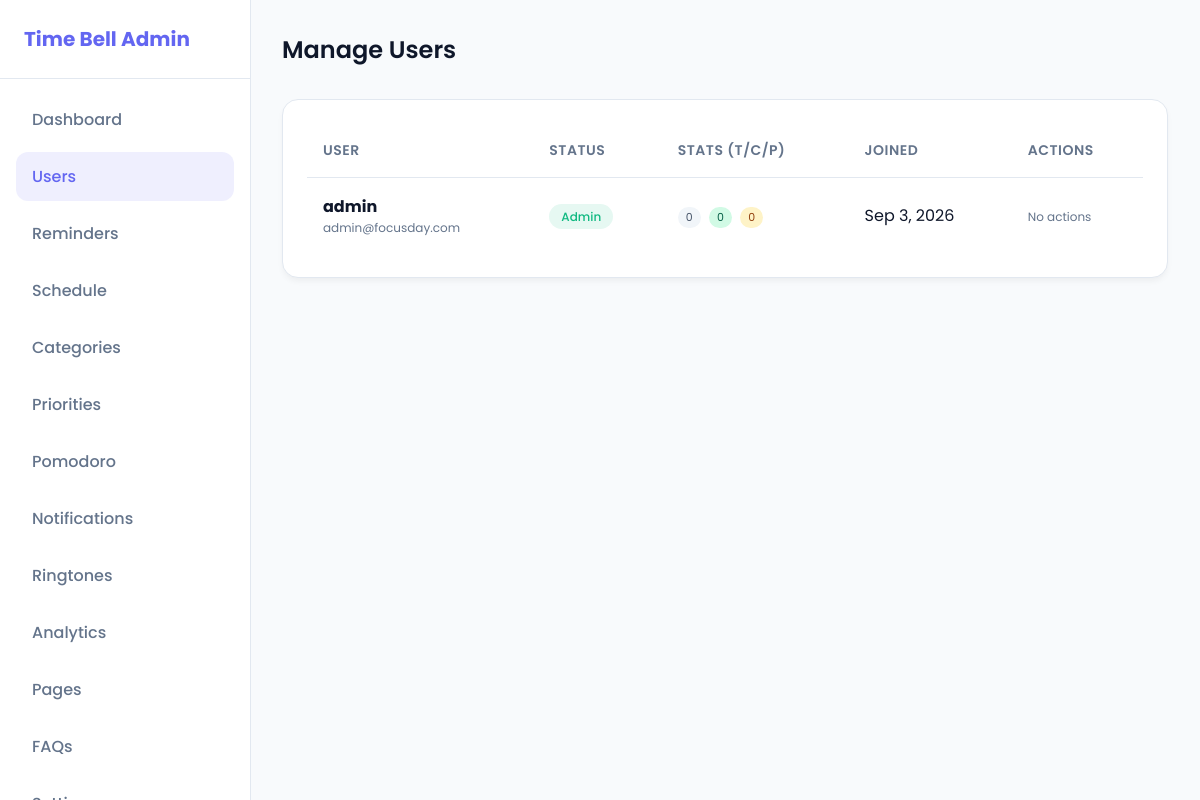
Before: /admin/users.php (signed in) with the older database file.
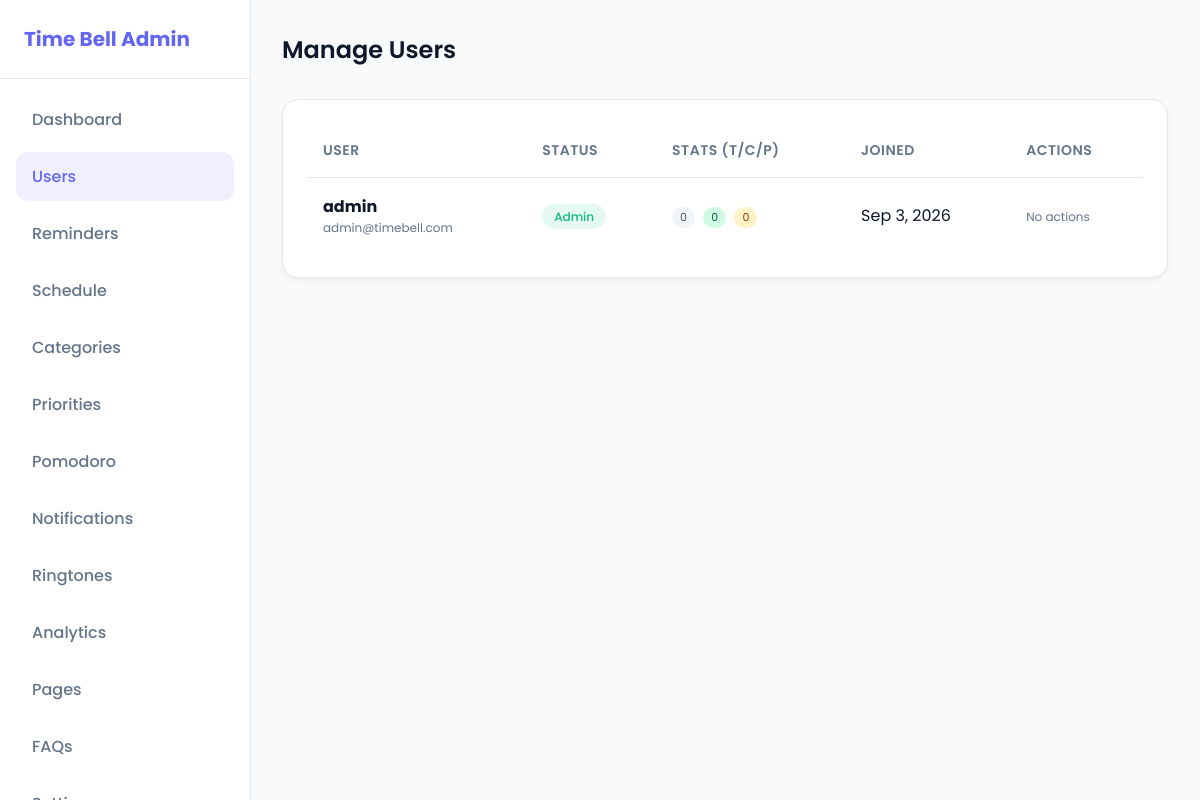
After: the same page with the newer database file.
### tables this page shows
CREATE TABLE IF NOT EXISTS users (
    id INT AUTO_INCREMENT PRIMARY KEY,
    username VARCHAR(50) NOT NULL UNIQUE,
    email VARCHAR(100) NOT NULL UNIQUE,
    password_hash VARCHAR(255) NOT NULL,
    created_at TIMESTAMP DEFAULT CURRENT_TIMESTAMP
);

### admin/users.php (the view, shortened to what this page needs)
<?php
require_once '../api/db.php';
$users = $pdo->query("
    SELECT u.*,
           (SELECT COUNT(*) FROM reminders r WHERE r.user_id = u.id) as total_reminders,
           (SELECT COUNT(*) FROM reminders r WHERE r.user_id = u.id AND r.is_completed = 1) as completed_reminders,
           (SELECT COUNT(*) FROM reminders r WHERE r.user_id = u.id AND r.is_completed = 0 AND r.scheduled_at >= NOW()) as pending_reminders
    FROM users u
    ORDER BY u.created_at DESC
")->fetchAll();
?>
<!DOCTYPE html>
<html lang="en">
<head>
    <link rel="stylesheet" href="style.css">
</head>
<body>
    <div class="sidebar">
        <div class="sidebar-header">Time Bell Admin</div>
        <div class="sidebar-nav">
            <a href="index.php">Dashboard</a>
            <a href="users.php" class="active">Users</a>
            <a href="reminders.php">Reminders</a>
            <a href="schedule.php">Schedule</a>
            <a href="categories.php">Categories</a>
            <a href="priorities.php">Priorities</a>
            <a href="pomodoro.php">Pomodoro</a>
            <a href="notifications.php">Notifications</a>
            <a href="ringtones.php">Ringtones</a>
            <a href="analytics.php">Analytics</a>
            <a href="pages.php">Pages</a>
            <a href="faqs.php">FAQs</a>
            <a href="settings.php">Settings</a>
        </div>
    </div>
    <div class="main-content">
        <div class="header">
            <h1>Manage Users</h1>
        </div>
        <div class="card" style="overflow-x: auto;">
            <table class="table">
                <thead>
                    <tr>
                        <th>User</th>
                        <th>Status</th>
                        <th>Stats (T/C/P)</th>
                        <th>Joined</th>
                        <th>Actions</th>
                    </tr>
                </thead>
                <tbody>
                    <?php foreach ($users as $u): ?>
                    <tr>
                        <td>
                            <strong><?= htmlspecialchars($u['username']) ?></strong>
                            <div style="font-size:12px; color:var(--text-muted);"><?= htmlspecialchars($u['email']) ?></div>
                        </td>
                        <td>
                            <?php if ($u['username'] !== 'admin'): ?>
                                <?= ($u['status'] ?? 1) ? '<span class="badge active">Active</span>' : '<span class="badge inactive">Inactive</span>' ?>
                            <?php else: ?>
                                <span class="badge active">Admin</span>
                            <?php endif; ?>
                        </td>
                        <td>
                            <span class="stats-badge bg-gray" title="Total"><?= $u['total_reminders'] ?></span>
                            <span class="stats-badge bg-green" title="Completed"><?= $u['completed_reminders'] ?></span>
                            <span class="stats-badge bg-yellow" title="Pending"><?= $u['pending_reminders'] ?></span>
                        </td>
                        <td><?= date('M j, Y', strtotime($u['created_at'])) ?></td>
                        <td>
                            <?php if ($u['username'] !== 'admin'): ?>
                                <form method="POST" style="display:inline;">
                                    <input type="hidden" name="action" value="toggle_status">
                                    <input type="hidden" name="id" value="<?= $u['id'] ?>">
                                    <button type="submit" class="btn" style="background: #E2E8F0; color:#0F172A; font-size:12px; padding:6px 12px;">Toggle</button>
                                </form>
                                <form method="POST" onsubmit="return confirm('Delete this user? All their reminders will be lost.');" style="display:inline;">
                                    <input type="hidden" name="action" value="delete">
                                    <input type="hidden" name="id" value="<?= $u['id'] ?>">
                                    <button type="submit" class="btn btn-danger" style="font-size:12px; padding:6px 12px;">Delete</button>
                                </form>
                            <?php else: ?>
                                <span style="font-size:12px; color:var(--text-muted);">No actions</span>
                            <?php endif; ?>
                        </td>
                    </tr>
                    <?php endforeach; ?>
                </tbody>
            </table>
        </div>
    </div>
</body>
</html>

### admin/style.css (style rules this page uses)
:root { --primary: #6366F1; --primary-hover: #4F46E5; --bg-color: #F8FAFC; --card-bg: #FFFFFF; --text-main: #0F172A; --text-muted: #64748B; --border: #E2E8F0; --danger: #EF4444; }
body { margin: 0; padding: 0; font-family: 'Poppins', sans-serif; background-color: var(--bg-color); color: var(--text-main); }
.sidebar { width: 250px; height: 100vh; background-color: var(--card-bg); border-right: 1px solid var(--border); position: fixed; top: 0; left: 0; display: flex; flex-direction: column; overflow-y: auto; }
.sidebar-header { padding: 24px; font-size: 20px; font-weight: 700; color: var(--primary); border-bottom: 1px solid var(--border); }
.sidebar-nav { display: flex; flex-direction: column; padding: 16px; gap: 8px; }
.sidebar-nav a { text-decoration: none; color: var(--text-muted); padding: 12px 16px; border-radius: 12px; font-weight: 500; transition: all 0.3s ease; }
.sidebar-nav a:hover, .sidebar-nav a.active { background-color: rgba(99, 102, 241, 0.1); color: var(--primary); }
.main-content { margin-left: 250px; padding: 32px; }
.header { display: flex; justify-content: space-between; align-items: center; margin-bottom: 32px; }
.header h1 { margin: 0; font-size: 24px; font-weight: 600; }
.card { background-color: var(--card-bg); border-radius: 16px; padding: 24px; border: 1px solid var(--border); box-shadow: 0 4px 6px -1px rgba(0, 0, 0, 0.05); }
.table { width: 100%; border-collapse: collapse; }
.table th, .table td { padding: 16px; text-align: left; border-bottom: 1px solid var(--border); }
.table th { font-weight: 600; color: var(--text-muted); font-size: 14px; text-transform: uppercase; letter-spacing: 0.5px; }
.table tbody tr:last-child td { border-bottom: none; }
.badge { padding: 4px 12px; border-radius: 20px; font-size: 12px; font-weight: 500; }
.badge.active { background-color: rgba(16, 185, 129, 0.1); color: #10B981; }

### admin/users.php (style rules this page uses)
.stats-badge { display: inline-block; padding: 2px 8px; border-radius: 12px; font-size: 11px; margin-right: 4px; }
.bg-gray { background: #F1F5F9; color: #475569; }
.bg-green { background: #D1FAE5; color: #065F46; }
.bg-yellow { background: #FEF3C7; color: #92400E; }

Changed rows visible on the page:
changed users "admin": email "admin@focusday.com" → "admin@timebell.com"
